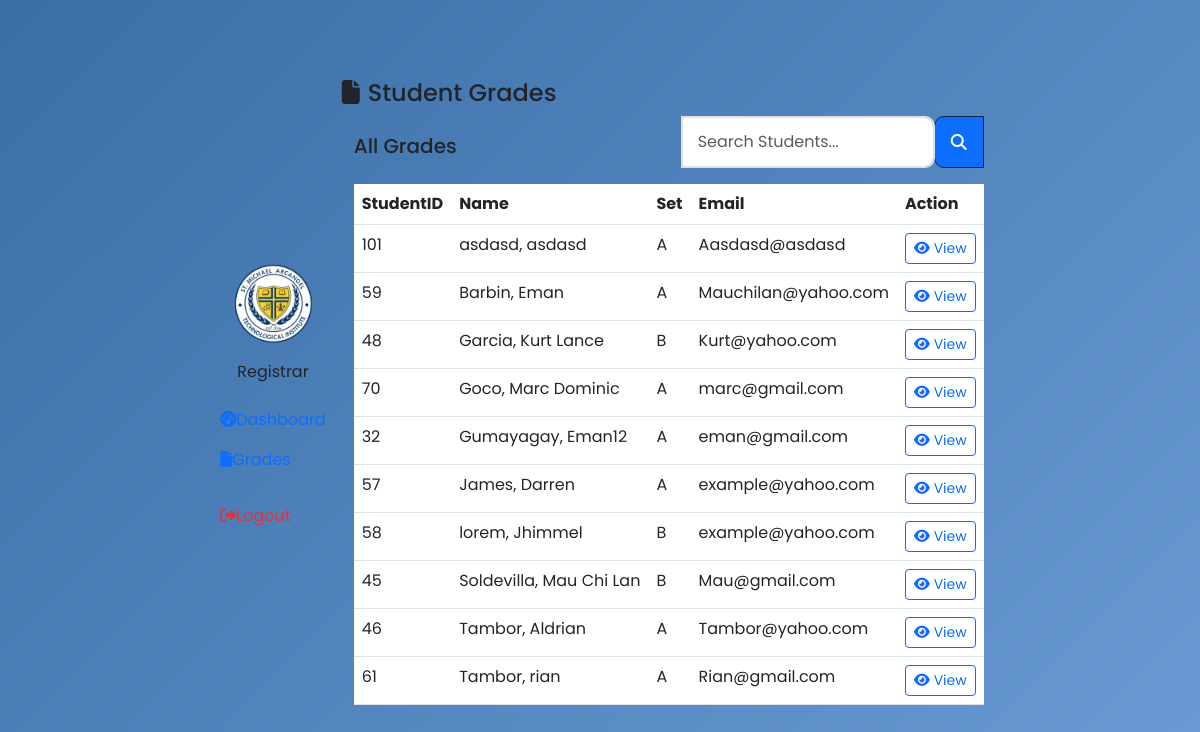
Page /registrar/registrar-students.php on the earlier database version.
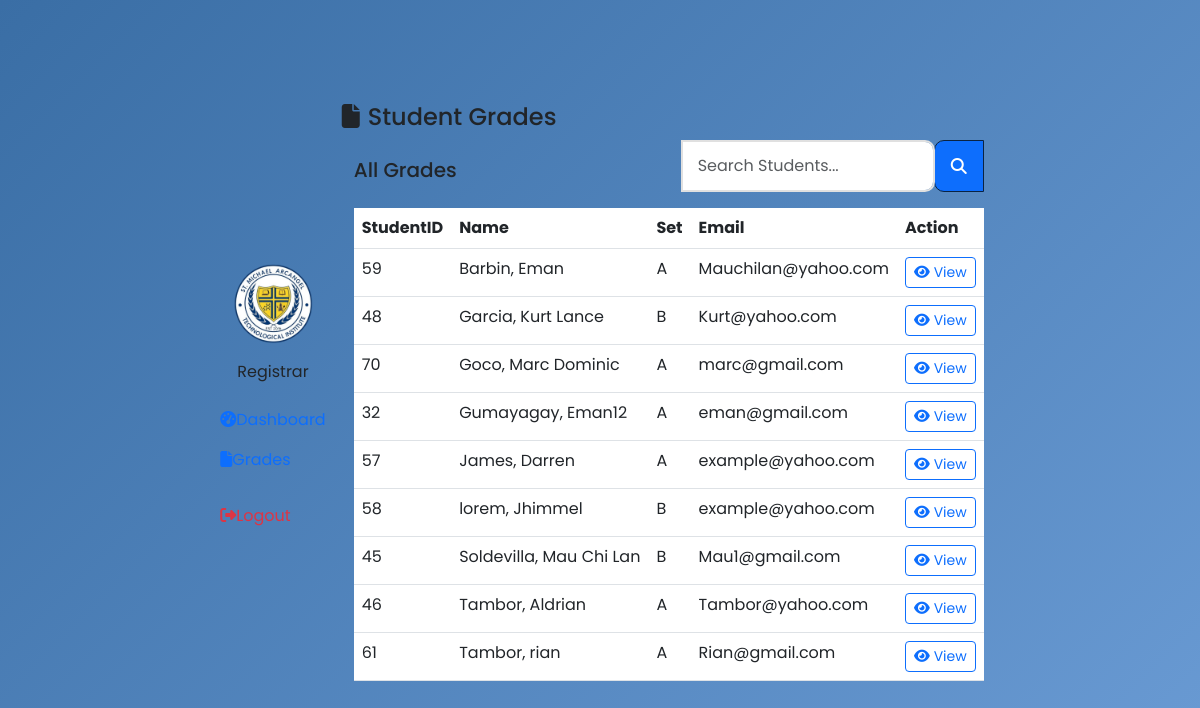
Same page on the later database version.
### tables this page shows
CREATE TABLE `students` (
  `student_id` int(11) NOT NULL AUTO_INCREMENT,
  `username` varchar(225) NOT NULL,
  `password` varchar(225) NOT NULL,
  `email` varchar(225) NOT NULL,
  `firstname` varchar(225) NOT NULL,
  `lastname` varchar(225) NOT NULL,
  `course` varchar(225) NOT NULL,
  `status` varchar(255) DEFAULT NULL,
  `image` varchar(255) NOT NULL,
  `createdAt` timestamp NOT NULL DEFAULT current_timestamp(),
  PRIMARY KEY (`student_id`)
);

### registrar/registrar-students.php (the view, shortened to what this page needs)
<!DOCTYPE html>
<html lang="en">
<head>
<?php include 'includes/header.php' ?>
</head>
<body>
    <?php include('includes/sidebar.php'); ?>
    <main class="main-content">
        <div class="page-header">
            <h4><i class="fa fa-file me-2"></i>Student Grades</h4>
        </div>
        <div class="container">
            <div class="table-header">
                <div class="row align-items-center">
                    <div class="col-md-6">
                        <h5>All Grades</h5>
                    </div>
                    <div class="col-md-6">
                        <div class="input-group mb-3">
                            <input type="text" class="form-control" id="searchInput" placeholder="Search Students...">
                            <span class="input-group-text bg-primary"><i class="fas fa-search text-white"></i></span>
                        </div>
                    </div>
                </div>
            </div>
            <div class="table-responsive flex-grow-1 overflow-auto" style="max-height:600px;">
                <table class="table table-hover">
                    <thead>
                        <th>StudentID</th>
                        <th>Name</th>
                        <th>Set</th>
                        <th>Email</th>
                        <th>Action</th>
                    </thead>
                    <tbody>
                        <?php
                        $conn = connectToDB();
                        $sql = "SELECT * FROM students ORDER BY lastname, firstname ASC";
                        $result = $conn->query($sql);
                        if ($result && $result->num_rows > 0) {
                            while ($row = $result->fetch_assoc()) {
                                echo "<tr>";
                                echo "<td>" . $row["student_id"] . "</td>";
                                echo "<td>" . $row["lastname"] . ", " . $row["firstname"] . "</td>";
                                echo "<td>" . $row["course"] . "</td>";
                                echo "<td>" . $row["email"] . "</td>";
                                echo "<td>
                                        <a class='btn btn-sm btn-outline-primary'
                                        href='registrar-grades-view.php?id=".$row['student_id']."'>
                                         <i class='fas fa-eye me-1'></i>View
                                        </a>
                                    </td>";
                                echo "</tr>";
                            }
                        } else {
                            echo "0 results";
                        }
                        ?>
                    </tbody>
                </table>
            </div>
        </div>
    </main>
</body>
</html>

Differences in the rows shown:
removed students: student_id "101", lastname "asdasd", firstname "asdasd", course "A", email "Aasdasd@asdasd"
changed students "Soldevilla": email "Mau@gmail.com" → "Mau1@gmail.com"
